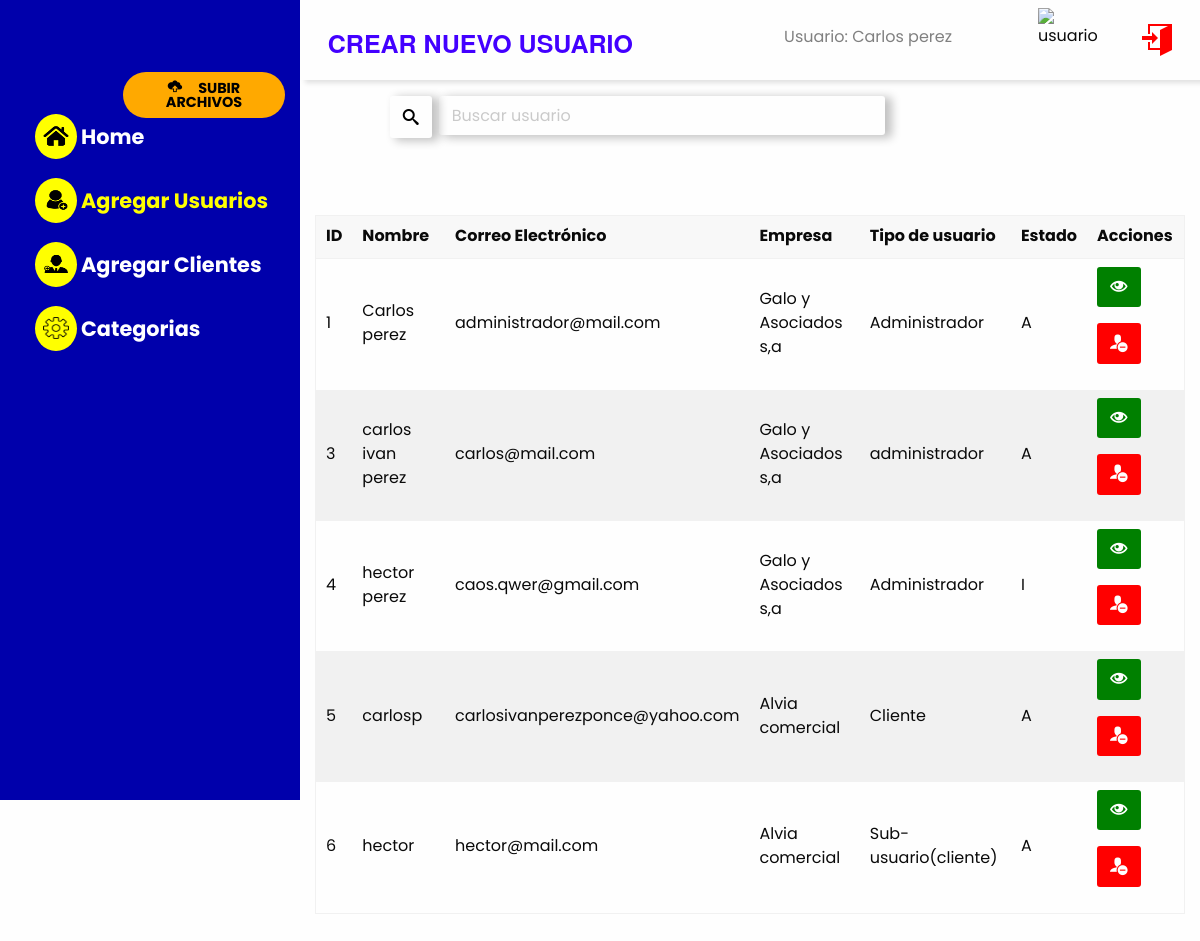
/views/usuarios.php (signed in), run on the app's committed database.
### tables this page shows
CREATE TABLE `usuarios` (
  `user_id` int(100) NOT NULL,
  `user_monbre` varchar(100) NOT NULL,
  `user_mail` varchar(50) NOT NULL,
  `user_pass` varchar(50) NOT NULL,
  `user_tipo` varchar(20) NOT NULL,
  `user_cliente` int(11) NOT NULL,
  `user_permiso` int(2) NOT NULL,
  `user_estado` tinyint(4) NOT NULL,
  `user_timestamp` timestamp NOT NULL DEFAULT CURRENT_TIMESTAMP ON UPDATE CURRENT_TIMESTAMP
);

CREATE TABLE `cliente` (
  `cliente_id` int(11) NOT NULL,
  `cliente_nombre` varchar(100) NOT NULL,
  `cliente_mail` varchar(50) NOT NULL,
  `cliente_info` text NOT NULL
);

### views/usuarios.php (the view, shortened to what this page needs)
<?php
require ('../core/conexion.php');
		$user_id =	$_SESSION['user_id'];
		$sql="SELECT * FROM usuarios Where user_id='$user_id'";
		$result=$mysqli->query($sql);
		$rows = $result->num_rows;
		$row = $result->fetch_assoc();
		if ($row['user_cliente'] == 1) {
		$sql2 ="SELECT * FROM usuarios INNER JOIN cliente ON user_cliente = cliente_id";
		$result2=$mysqli->query($sql2);
		} else {
			$cli=$row['user_cliente'];
		$sql2 ="SELECT * FROM usuarios INNER JOIN cliente ON user_cliente = cliente_id WHERE user_cliente = '$cli'";
		$result2=$mysqli->query($sql2);
		$row2 = $result2->fetch_assoc();
		}
 ?>
 <!doctype html>
<html class="no-js" lang="es" dir="ltr">
  <head>
    <link rel="stylesheet" href="../css/foundation.css">
    <link rel="stylesheet" href="../css/app.css">
    <link rel="stylesheet" type="text/css" href="../font/flaticon.css">
     <link rel="stylesheet" href="../font/style.css">
    <link rel="stylesheet" href="../font/ie7/ie7.css">
  </head>
  <body>
  	<div class="grid-container fluid">
			 <div class="grid-x grid-padding-x">
    			<div class="cell medium-3"style="background-color: #0000AB; height: 50rem;">
    				<div class="barra_lat">
      				<?php
						 if ($row['user_permiso'] == 1 || $row['user_permiso'] == 3 || $row['user_permiso'] == 4)  {
  							echo "<button id='file' class='btn'><span><i class='icon-cloud-upload'></i></span>SUBIR ARCHIVOS</button>";
  						};
				  	?>
      				<ul class="nav-bar">
						<li><a href="home.php"><button><span>
							<img src="../img/home-06.png" alt="control"></span> Home </button></a></li>
						<li><a href="configuracion.php"><button style="color: yellow;"><span>
							<img src="../img/add-users-06.png" alt="control"></span> Agregar Usuarios </button></a></li>
							<?php if ($row['user_tipo']=='Administrador' || $row['user_tipo']=='Colaborador') {
								echo( "<li><a href='clientes.php'><button><span>
							<img src='../img/add-clientes-06.png' alt='control'></span> Agregar Clientes </button></a></li>
						<li><a href='categorias.php'><button><span>
							<img src='../img/settings.png' alt='control'></span> Categorias </button></a></li>");
							} ?>
      				</ul>
      				</div>
    			</div>
    			<div class="cell medium-9">
    				<div class="grid-x grid-padding-x cabecera">
							<div class="cell medium-5">
							   <h4>CREAR NUEVO USUARIO</h4>
						    </div>
						    <div class="cell medium-4">
						    	<p>Usuario: <?php if ($rows>0) {
							   	echo $row['user_monbre'];
							   }; ?></p>
						    </div>
						    <div class="cell medium-2">
						    		<img src="../img/user.png" alt="usuario">
						    </div>
						    <div class="cell medium-1 ">
						    	<div class="cerrar_secion">
						    			<a href="../core/cerrar_secion.php">
    					<i class="icon-enter"></i> </a>
						    	</div>
						    </div>
					</div>
					<div class="grid-x grid-margin-x acciones">
						<div class="cell medium-7 medium-offset-1">
							<div id="wraper">
							<input type="text" id="buscar_user" placeholder=" Buscar usuario">
							<button class="buscar_btn"><i class="icon-search"></i></button>
							</div>
						</div>
					</div>
					<div class="grid-x grid-padding-x tabla">
						<div class="cell medium-12">
							<table id="mytable">
							<thead>
								<td>ID</td>
								<th>Nombre</th>
								<th>Correo Electrónico</th>
								<th>Empresa</th>
								<th>Tipo de usuario</th>
								<th>Estado</th>
								<th>Acciones</th>
							</thead>
							<tbody id="user_table">
								<?php
								   		foreach ($result2 as $key => $v) {
								   			if ($v['user_estado'] =='0') {
								   				$est = 'A';
								   			} else {
								   				$est = 'I';
								   			};
										echo "<tr>
												<td id=".$v['user_id']." class='user_id'>".$v['user_id']."</td>
												<td id=".$v['user_monbre']." class='user_nombre'>".$v['user_monbre']."</td>
												<td id=".$v['user_mail']." class='user_mail'>".$v['user_mail']."</td>
												<td id=".$v['user_cliente']." class='user_cliente'>".$v['cliente_nombre']."</td>
												<td id=".$v['user_tipo']." class='user_tipo'>".$v['user_tipo']."</td>
												<td id=".$v['user_estado']." class='user_estado'>".$est."</td>
												<td>
													<button id='edit_user' class='button editar small'>
													<i class='icon-eye'></i></button>
									<button id='desactiva' class='button desactiva small'><i class='icon-user-minus'></i></button>
												</td>
											</tr>";
										};
								 ?>
							</tbody>
						    </table>
						</div>
					</div>
    			</div>
  </body>
  </body>
</html>

### css/app.css (style rules this page uses)
* { font-family: 'Poppins', sans-serif; }
.cabecera { height: 5rem; box-shadow: 6px 2px 5px 1px rgba(0,0,0,0.12); }
.cabecera h4 { text-align: left; padding: 0.8rem; color: #4300FF; vertical-align: middle; margin-top: 0.8rem; font-weight: bold; }
.cabecera p { text-align: right; padding: 0.5rem; color: gray; margin-top: 1rem; }
.cabecera img { height: 4rem; width: 4rem; float: right; margin-top: 0.5rem; margin-right: 0.5rem; }
.barra_lat { margin-top: 4rem; align-content: center; }
.btn { width: 60%; padding: 0.5rem; font-size: 0.8rem; background-color: #FFA900; text-align: center; border-radius: 5rem; float: right; margin-top: 0.5rem; font-size: 0.9rem; font-weight: bold; cursor: pointer; }
.btn span i { margin-right: 1rem; }
.nav-bar { list-style: none; font-size: 1rem; text-align: left; width: 90%; margin-right: 5%; }
.nav-bar li button { color: white; font-size: 1.3rem; font-weight: bold; margin-bottom: 1.5rem; height: 2.5rem; cursor: pointer; }
.nav-bar li button span { background-color: yellow; border-radius: 50%; color: black; padding:0.5rem; margin-right: 0.5rem cursor: pointer; }
.nav-bar li button span img { width: 1.6rem; height: 1.6rem; padding-bottom: 0.2rem; cursor: pointer; }
.acciones { margin-top: 1rem; }
.acciones input { width: 90%; float: right; border:none; box-shadow: 6px 2px 10px 1px rgba(0,0,0,0.24); }
.acciones i { float: left; margin-top: 0.2rem box-shadow: 6px 2px 10px 1px rgba(0,0,0,0.24); }
.tabla { margin-top: 2rem; }
.tabla div { padding: 2rem; }
.editar { background-color: green; color: white; }
.editar i { font-size: 1.1rem; }
.desactiva { background-color: red; }
.desactiva i { font-size: 1.1rem; }
.buscar_btn { background-color: transparent; padding: 0; margin:0; box-shadow: 6px 2px 10px 1px rgba(0,0,0,0.24); }
.buscar_btn i { padding: 0.8rem; }
.cerrar_secion { height: 2.5rem; width: 2.5rem; margin-top: 1.5rem; }
.cerrar_secion a i { text-align: center; color: red; font-size: 2rem; }
#file { font-family: 'Poppins', sans-serif; padding-left: 1rem; padding-right: 1rem; text-align: center; }

### data on the page
usuarios: user_monbre "Carlos perez", user_id "1", user_mail "administrador@mail.com", user_cliente.cliente_nombre "Galo y Asociados s,a", user_tipo "Administrador", user_estado "A"
usuarios: user_id "3", user_monbre "carlos ivan perez", user_mail "carlos@mail.com", user_cliente.cliente_nombre "Galo y Asociados s,a", user_tipo "administrador", user_estado "A"
usuarios: user_id "4", user_monbre "hector perez", user_mail "caos.qwer@gmail.com", user_cliente.cliente_nombre "Galo y Asociados s,a", user_tipo "Administrador", user_estado "I"
usuarios: user_id "5", user_monbre "carlosp", user_mail "carlosivanperezponce@yahoo.com", user_cliente.cliente_nombre "Alvia comercial", user_tipo "Cliente", user_estado "A"
usuarios: user_id "6", user_monbre "hector", user_mail "hector@mail.com", user_cliente.cliente_nombre "Alvia comercial", user_tipo "Sub-usuario(cliente)", user_estado "A"
